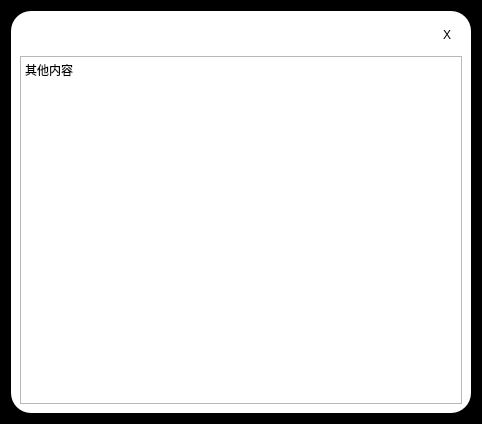
<?xml version="1.0" encoding="UTF-8"?>
<ui version="4.0">
 <class>Dialog</class>
 <widget class="QDialog" name="Dialog">
  <property name="geometry">
   <rect>
    <x>0</x>
    <y>0</y>
    <width>482</width>
    <height>424</height>
   </rect>
  </property>
  <property name="windowTitle">
   <string>Dialog</string>
  </property>
  <property name="styleSheet">
   <string notr="true">#Dialog {
	background-color: rgb(0, 0, 0);
}
#widget {
	background-color: rgb(255, 255, 255);
	border-radius: 20px;
}
#closeButton {
	border: none;
	background-color: rgb(255, 255, 255);
}
#closeButton:hover {
	color: white;
	background-color: rgb(232, 16, 16);
}</string>
  </property>
  <layout class="QVBoxLayout" name="verticalLayout">
   <item>
    <widget class="QWidget" name="widget" native="true">
     <layout class="QGridLayout" name="gridLayout">
      <item row="0" column="0">
       <spacer name="horizontalSpacer">
        <property name="orientation">
         <enum>Qt::Horizontal</enum>
        </property>
        <property name="sizeHint" stdset="0">
         <size>
          <width>40</width>
          <height>20</height>
         </size>
        </property>
       </spacer>
      </item>
      <item row="0" column="1">
       <widget class="QPushButton" name="closeButton">
        <property name="minimumSize">
         <size>
          <width>30</width>
          <height>30</height>
         </size>
        </property>
        <property name="text">
         <string>X</string>
        </property>
       </widget>
      </item>
      <item row="1" column="0" colspan="2">
       <widget class="QPlainTextEdit" name="plainTextEdit">
        <property name="plainText">
         <string>其他内容</string>
        </property>
       </widget>
      </item>
     </layout>
    </widget>
   </item>
  </layout>
 </widget>
 <resources/>
 <connections/>
</ui>
